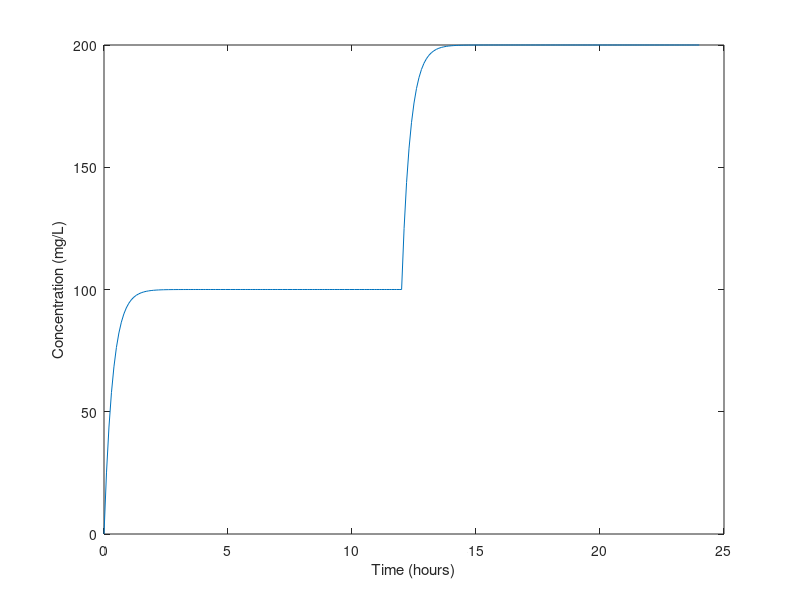

Here is the MATLAB script that generated this plot:
% Define the parameters of the PK model
k_absorption = 0.5; % absorption rate constant (1/hour)
k_elimination = 0.25; % elimination rate constant (1/hour): excretion or elimination of the substance or the products of its metabolism
% Vd = 10; % volume of distribution (L)

% Define the time points at which the PK model will be evaluated (in hours)
t = 0:0.1:24; % time points (hours)

% Define the input function (the amount of drug administered at each time point)
dose = zeros(size(t)); % initialize the dose array
dose(t >= 0 & t < 12) = 50; % 50 mg administered over the first 12 hours
dose(t >= 12 & t < 24) = 100; % 100 mg administered over the next 12 hours

% Initialize the concentration array
concentration = zeros(size(t));

% Set the initial concentration
concentration(1) = 0;

% Loop through each time point and compute the concentration at that time point
for i = 2:length(t)
    % Compute the concentration at the current time point
    concentration(i) = concentration(i-1) + k_absorption * dose(i-1) - k_elimination * concentration(i-1);
end

% Plot the concentration versus time
plot(t, concentration);
xlabel('Time (hours)');
ylabel('Concentration (mg/L)');
% This code defines a PK model with an absorption rate constant of 0.5 1/hour and an elimination rate constant of 
% 0.25 1/hour. The volume of distribution is set to 10 L. The input function is defined as a series of doses 
% administered at specific time points. The PK model is then evaluated at a series of time points and the concentration 
% is computed using a simple first-order PK equation. Finally, the concentration versus time curve is plotted.